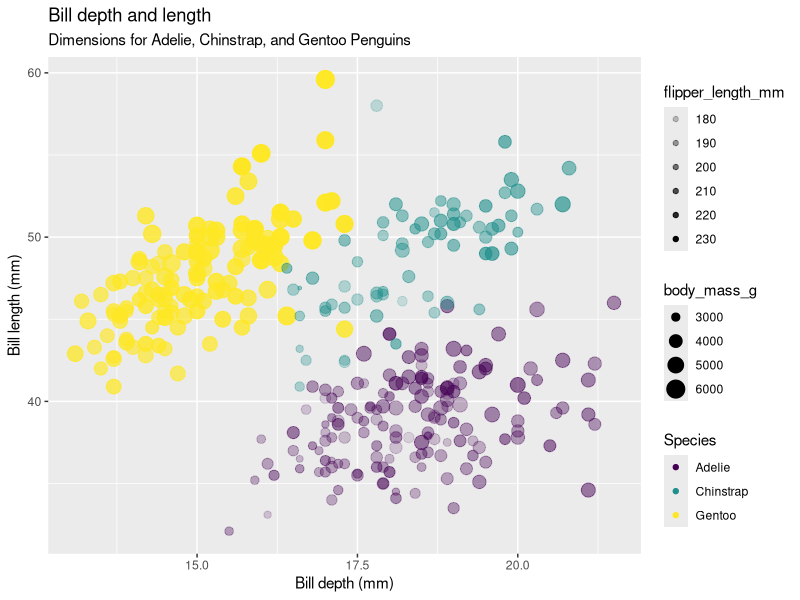
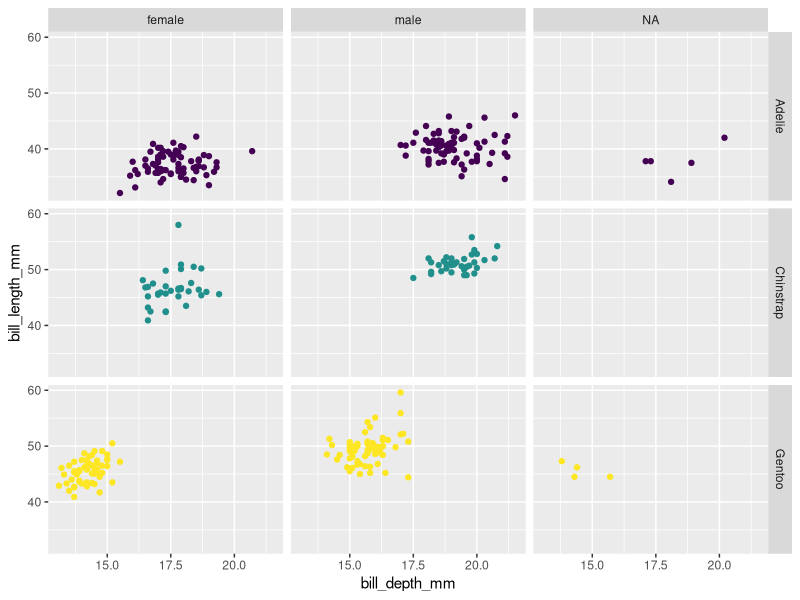

Reproduce these figures in R, in order.
#week 2 classwork, learnin ggplot

#all the packages used
library(tidyverse)
library(palmerpenguins)
library(ggplot2)

view(penguins) #look at jah penguins

#using alpha & size
ggplot(data=penguins, 
       mapping = aes(x = bill_depth_mm,
                     y = bill_length_mm,
                     color = species,
                     size = body_mass_g,
                     alpha = flipper_length_mm
       )) +
  geom_point()+
  labs(title = "Bill depth and length",
       subtitle = "Dimensions for Adelie, Chinstrap, and Gentoo Penguins",
       x = "Bill depth (mm)", y = "Bill length (mm)",
       color = "Species") +
  scale_color_viridis_d()


#facet
ggplot(data=penguins, 
       mapping = aes(x = bill_depth_mm,
                     y = bill_length_mm,
                     color = species,
       )) +
  geom_point()+
  scale_color_viridis_d()+
  facet_grid(species~sex)+
  guides(color = FALSE)
